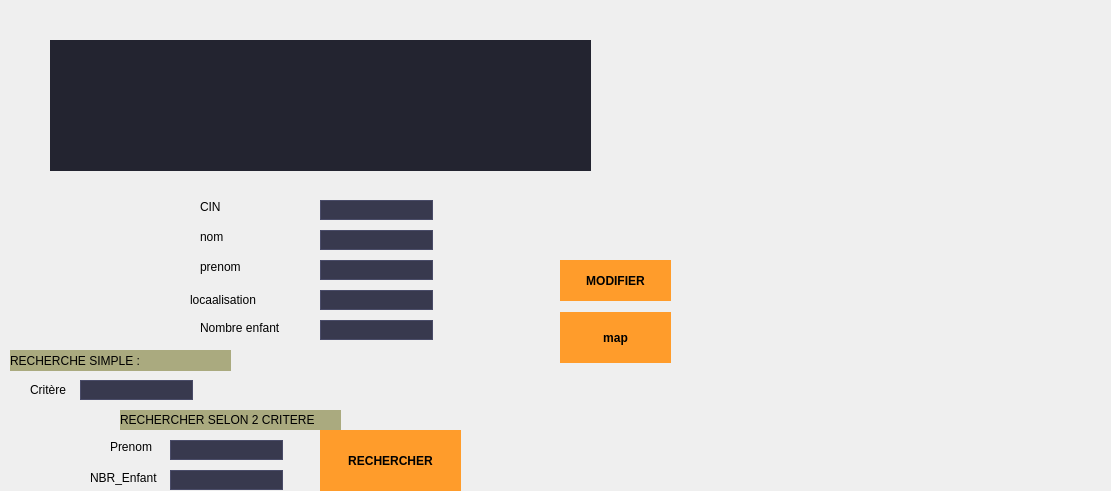
      <widget class="QWidget" name="page_19">
       <property name="geometry">
        <rect>
         <x>0</x>
         <y>0</y>
         <width>1111</width>
         <height>491</height>
        </rect>
       </property>
       <attribute name="label">
        <string>modiffier famille</string>
       </attribute>
       <widget class="QTableView" name="tabfam">
        <property name="geometry">
         <rect>
          <x>50</x>
          <y>40</y>
          <width>541</width>
          <height>131</height>
         </rect>
        </property>
        <property name="styleSheet">
         <string notr="true">background-color: #232430;
	color: #c1c1c1;
	border: none;</string>
        </property>
       </widget>
       <widget class="QLineEdit" name="m1">
        <property name="geometry">
         <rect>
          <x>320</x>
          <y>200</y>
          <width>113</width>
          <height>20</height>
         </rect>
        </property>
        <property name="styleSheet">
         <string notr="true">background-color: #38394e;
	color: #c1c1c1;
	border-style: solid;
	border-width: 1px;
	border-color: #4a4c68;</string>
        </property>
       </widget>
       <widget class="QLineEdit" name="m2">
        <property name="geometry">
         <rect>
          <x>320</x>
          <y>230</y>
          <width>113</width>
          <height>20</height>
         </rect>
        </property>
        <property name="styleSheet">
         <string notr="true">background-color: #38394e;
	color: #c1c1c1;
	border-style: solid;
	border-width: 1px;
	border-color: #4a4c68;</string>
        </property>
       </widget>
       <widget class="QLineEdit" name="m3">
        <property name="geometry">
         <rect>
          <x>320</x>
          <y>260</y>
          <width>113</width>
          <height>20</height>
         </rect>
        </property>
        <property name="styleSheet">
         <string notr="true">background-color: #38394e;
	color: #c1c1c1;
	border-style: solid;
	border-width: 1px;
	border-color: #4a4c68;</string>
        </property>
       </widget>
       <widget class="QLineEdit" name="m4">
        <property name="geometry">
         <rect>
          <x>320</x>
          <y>290</y>
          <width>113</width>
          <height>20</height>
         </rect>
        </property>
        <property name="styleSheet">
         <string notr="true">background-color: #38394e;
	color: #c1c1c1;
	border-style: solid;
	border-width: 1px;
	border-color: #4a4c68;</string>
        </property>
       </widget>
       <widget class="QLineEdit" name="m5">
        <property name="geometry">
         <rect>
          <x>320</x>
          <y>320</y>
          <width>113</width>
          <height>20</height>
         </rect>
        </property>
        <property name="styleSheet">
         <string notr="true">background-color: #38394e;
	color: #c1c1c1;
	border-style: solid;
	border-width: 1px;
	border-color: #4a4c68;</string>
        </property>
       </widget>
       <widget class="QPushButton" name="pb_modifier">
        <property name="geometry">
         <rect>
          <x>560</x>
          <y>260</y>
          <width>111</width>
          <height>41</height>
         </rect>
        </property>
        <property name="styleSheet">
         <string notr="true">QPushButton {
background-color: #ff9c2b;
	color: #000000;
	font-weight: bold;
	border-style: solid;
	border-color: #000000;
	padding: 6px;
}
QPushButton:hover
{
color :white;
}</string>
        </property>
        <property name="text">
         <string>MODIFIER</string>
        </property>
       </widget>
       <widget class="QLabel" name="label_31">
        <property name="geometry">
         <rect>
          <x>200</x>
          <y>200</y>
          <width>47</width>
          <height>14</height>
         </rect>
        </property>
        <property name="text">
         <string>CIN</string>
        </property>
       </widget>
       <widget class="QLabel" name="label_32">
        <property name="geometry">
         <rect>
          <x>200</x>
          <y>230</y>
          <width>47</width>
          <height>14</height>
         </rect>
        </property>
        <property name="text">
         <string>nom</string>
        </property>
       </widget>
       <widget class="QLabel" name="label_33">
        <property name="geometry">
         <rect>
          <x>200</x>
          <y>260</y>
          <width>47</width>
          <height>14</height>
         </rect>
        </property>
        <property name="text">
         <string>prenom</string>
        </property>
       </widget>
       <widget class="QLabel" name="label_34">
        <property name="geometry">
         <rect>
          <x>190</x>
          <y>290</y>
          <width>101</width>
          <height>20</height>
         </rect>
        </property>
        <property name="text">
         <string>locaalisation</string>
        </property>
       </widget>
       <widget class="QLabel" name="label_35">
        <property name="geometry">
         <rect>
          <x>200</x>
          <y>320</y>
          <width>91</width>
          <height>16</height>
         </rect>
        </property>
        <property name="text">
         <string>Nombre enfant</string>
        </property>
       </widget>
       <widget class="QLineEdit" name="rech">
        <property name="geometry">
         <rect>
          <x>80</x>
          <y>380</y>
          <width>113</width>
          <height>20</height>
         </rect>
        </property>
        <property name="styleSheet">
         <string notr="true">background-color: #38394e;
	color: #c1c1c1;
	border-style: solid;
	border-width: 1px;
	border-color: #4a4c68;</string>
        </property>
        <property name="text">
         <string/>
        </property>
       </widget>
       <widget class="QPushButton" name="map">
        <property name="geometry">
         <rect>
          <x>560</x>
          <y>312</y>
          <width>111</width>
          <height>51</height>
         </rect>
        </property>
        <property name="styleSheet">
         <string notr="true">QPushButton {
background-color: #ff9c2b;
	color: #000000;
	font-weight: bold;
	border-style: solid;
	border-color: #000000;
	padding: 6px;
}
QPushButton:hover
{
color :white;
}</string>
        </property>
        <property name="text">
         <string>map</string>
        </property>
       </widget>
       <widget class="QLabel" name="label_36">
        <property name="geometry">
         <rect>
          <x>30</x>
          <y>380</y>
          <width>41</width>
          <height>20</height>
         </rect>
        </property>
        <property name="text">
         <string>Critère</string>
        </property>
       </widget>
       <widget class="QWidget" name="widget_2" native="true">
        <property name="geometry">
         <rect>
          <x>830</x>
          <y>80</y>
          <width>241</width>
          <height>251</height>
         </rect>
        </property>
        <property name="styleSheet">
         <string notr="true">border-image: url(:/new/prefix1/pngegg (2).png);</string>
        </property>
       </widget>
       <widget class="QPushButton" name="cin">
        <property name="geometry">
         <rect>
          <x>320</x>
          <y>430</y>
          <width>141</width>
          <height>61</height>
         </rect>
        </property>
        <property name="styleSheet">
         <string notr="true">QPushButton {
background-color: #ff9c2b;
	color: #000000;
	font-weight: bold;
	border-style: solid;
	border-color: #000000;
	padding: 6px;
}
QPushButton:hover
{
color :white;
}</string>
        </property>
        <property name="text">
         <string>RECHERCHER</string>
        </property>
       </widget>
       <widget class="QLineEdit" name="prenom">
        <property name="geometry">
         <rect>
          <x>170</x>
          <y>440</y>
          <width>113</width>
          <height>20</height>
         </rect>
        </property>
        <property name="styleSheet">
         <string notr="true">background-color: #38394e;
	color: #c1c1c1;
	border-style: solid;
	border-width: 1px;
	border-color: #4a4c68;</string>
        </property>
       </widget>
       <widget class="QLineEdit" name="cinn">
        <property name="geometry">
         <rect>
          <x>170</x>
          <y>470</y>
          <width>113</width>
          <height>20</height>
         </rect>
        </property>
        <property name="styleSheet">
         <string notr="true">background-color: #38394e;
	color: #c1c1c1;
	border-style: solid;
	border-width: 1px;
	border-color: #4a4c68;</string>
        </property>
       </widget>
       <widget class="QLabel" name="label_37">
        <property name="geometry">
         <rect>
          <x>90</x>
          <y>470</y>
          <width>71</width>
          <height>16</height>
         </rect>
        </property>
        <property name="text">
         <string>NBR_Enfant</string>
        </property>
       </widget>
       <widget class="QLabel" name="label_38">
        <property name="geometry">
         <rect>
          <x>110</x>
          <y>440</y>
          <width>47</width>
          <height>14</height>
         </rect>
        </property>
        <property name="text">
         <string>Prenom</string>
        </property>
       </widget>
       <widget class="QLabel" name="label_39">
        <property name="geometry">
         <rect>
          <x>120</x>
          <y>410</y>
          <width>221</width>
          <height>20</height>
         </rect>
        </property>
        <property name="styleSheet">
         <string notr="true">font: 75 10pt &quot;MS Shell Dlg 2&quot;;
background-color: rgb(170, 170, 127);</string>
        </property>
        <property name="text">
         <string>RECHERCHER SELON 2 CRITERE</string>
        </property>
       </widget>
       <widget class="QLabel" name="label_40">
        <property name="geometry">
         <rect>
          <x>10</x>
          <y>350</y>
          <width>221</width>
          <height>21</height>
         </rect>
        </property>
        <property name="styleSheet">
         <string notr="true">font: 75 10pt &quot;MS Shell Dlg 2&quot;;
background-color: rgb(170, 170, 127);</string>
        </property>
        <property name="text">
         <string>RECHERCHE SIMPLE :</string>
        </property>
       </widget>
       <widget class="QWidget" name="widget_4" native="true">
        <property name="geometry">
         <rect>
          <x>10</x>
          <y>430</y>
          <width>71</width>
          <height>51</height>
         </rect>
        </property>
        <property name="styleSheet">
         <string notr="true">image: url(:/new/prefix1/pngwing.com.png);</string>
        </property>
       </widget>
      </widget>
